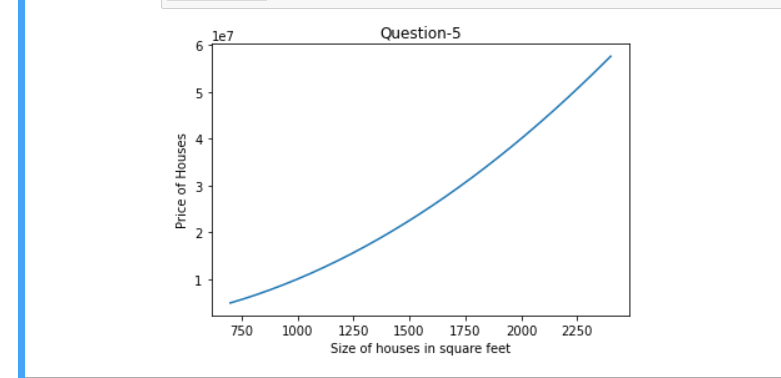

Recreate this plot in Python.
from matplotlib import pyplot as plt
x=[i for i in range(700,2401,10)]
y=[(10*(i**2)+2*i) for i in x]
plt.plot(x,y)
plt.title("Question-5")
plt.xlabel("Size of houses in square feet")
plt.ylabel("Price of Houses")
plt.show()
